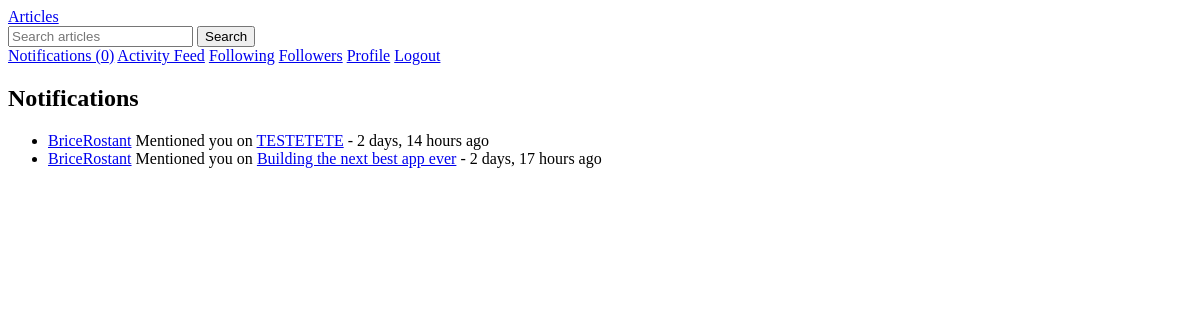
Before: /notifications/ (signed in) with the older database file.
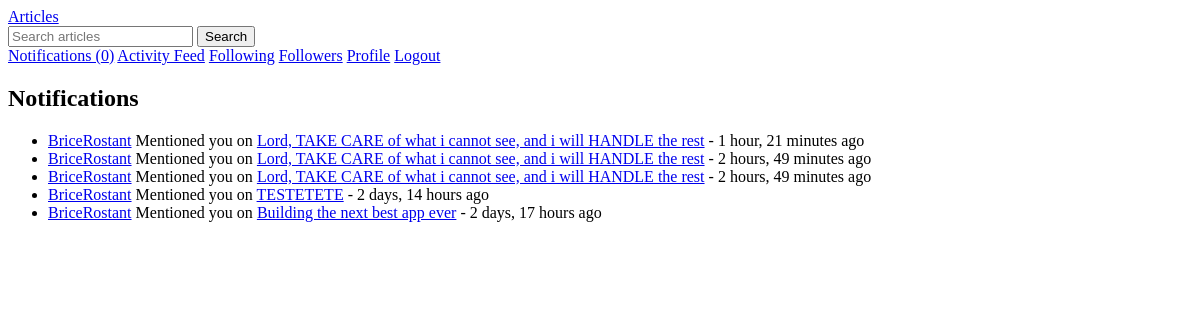
After: the same page with the newer database file.
### users/models.py (models this page shows, shortened)
class User(AbstractUser):
    bio = models.TextField(max_length=500, blank=True)
    profile_picture = models.ImageField(upload_to='profile_pics/', blank=True, null=True)
    date_joined = models.DateTimeField(auto_now_add=True)
    location = models.CharField(max_length=100, blank=True)
    website = models.URLField(max_length=200, blank=True)
    following = models.ManyToManyField('self', symmetrical=False, related_name='followers')
    blocked_users = models.ManyToManyField('self', symmetrical=False, related_name='blocked_by')
    is_verified = models.BooleanField(default=False)
    is_premium = models.BooleanField(default=False)
    is_manual_writer = models.BooleanField(default=False)
    def unread_notifications_count(self):
        return self.notifications.filter(is_read=False).count()

### notifications/models.py (models this page shows, shortened)
class Notification(models.Model):
    NOTIFICATION_TYPES = (
        ('follow', 'New Follower'),
        ('comment', 'Commented on'),
        ('comment_reaction', 'Reacted to your comment on'),
        ('reply', 'Replied to your comment on'),
        ('clap', ' Clapped on your post'),
        ('sad', 'Reacted Sad on your post'),
        ('laugh', 'Reacted Laugh on your post'),
        ('mention', 'Mentioned you on'),
    )
    recipient = models.ForeignKey(settings.AUTH_USER_MODEL, on_delete=models.CASCADE, related_name='notifications')
    sender = models.ForeignKey(settings.AUTH_USER_MODEL, on_delete=models.CASCADE, null=True, blank=True)
    notification_type = models.CharField(max_length=20, choices=NOTIFICATION_TYPES)
    article = models.ForeignKey('articles.Article', on_delete=models.CASCADE, null=True, blank=True)
    comment = models.ForeignKey('articles.Comment', on_delete=models.CASCADE, null=True, blank=True)
    text = models.CharField(max_length=255)
    is_read = models.BooleanField(default=False)
    created_at = models.DateTimeField(auto_now_add=True)
    class Meta:
        ordering = ['-created_at']

### articles/models.py (models this page shows, shortened)
class Article(models.Model):
    title = models.CharField(max_length=200)
    content = models.TextField()
    image = models.ImageField(upload_to='article_images/', validators=[validate_file_size], null=True, blank=True)
    author = models.ForeignKey(settings.AUTH_USER_MODEL, on_delete=models.CASCADE)
    created_at = models.DateTimeField(auto_now_add=True)
    updated_at = models.DateTimeField(auto_now=True)
    published_at = models.DateTimeField(null=True, blank=True)
    status = models.CharField(max_length=10, choices=[('draft', 'Draft'), ('published', 'Published')], default='draft')
    language = models.CharField(max_length=2, choices=[('EN', 'English'), ('FR', 'French')])
    tags = TaggableManager()
    bookmarks = models.ManyToManyField(settings.AUTH_USER_MODEL, related_name='bookmarked_articles', blank=True)

### notifications/views.py (the view)
# urls.py: path('', NotificationListView.as_view(), name='notification_list'),
class NotificationListView(LoginRequiredMixin, ListView):
    model = Notification
    template_name = 'notifications/notification_list.html'
    context_object_name = 'notifications'
    def get_queryset(self):
        return self.request.user.notifications.all()
    def get_context_data(self, **kwargs):
        context = super().get_context_data(**kwargs)
        unread = self.request.user.notifications.filter(is_read=False)
        unread.update(is_read=True)
        return context

### templates/notifications/notification_list.html
{% extends "base.html" %}
{% block content %}
<h2>Notifications</h2>
<ul>
{% for notification in notifications %}
    <li>
        {% if notification.sender %}
            <a href="{% url 'user_profile' notification.sender.username %}">{{ notification.sender.username }}</a>
        {% endif %}
        {{ notification.get_notification_type_display }}
        {% if notification.article %}
            <a href="{% url 'article_detail' notification.article.id %}">{{ notification.article.title }}</a>
        {% endif %}
        - {{ notification.created_at|timesince }} ago
    </li>
{% empty %}
    <li>No notifications yet.</li>
{% endfor %}
</ul>
{% endblock %}

### templates/base.html (shortened to what this page needs)
<!DOCTYPE html>
{% load static %}
<html>
<head>
</head>
<body>
    <header>
        <nav>
            {% if user.is_authenticated %}
            <a href="{% url 'article_list' %}">Articles</a>
                <form method="get" action="{% url 'search' %}">
                    <input type="text" name="q" placeholder="Search articles">
                    <button type="submit">Search</button>
                </form>
                <a href="{% url 'notification_list' %}">Notifications ({{ user.unread_notifications_count }})</a>
                <a href="{% url 'activity_feed' %}">Activity Feed</a>
                <a href="{% url 'following_list' %}">Following</a>
                <a href="{% url 'followers_list' %}">Followers</a>
                <a href="{% url 'user_profile' user.username %}">Profile</a>
                <a href="{% url 'account_logout' %}">Logout</a>
            {% else %}
                <a href="{% url 'welcome' %}">Home</a>
                <a href="{% url 'article_list' %}">Articles</a>
                <a href="{% url 'account_login' %}">Login</a>
                <a href="{% url 'account_signup' %}">Sign Up</a>
            {% endif %}
        </nav>
    </header>
    <main>
        {% block content %}
        {% endblock %}
    </main>
</body>
</html>

Changed rows visible on the page:
added Notification: sender.username "BriceRostant", notification_type "Mentioned you on", article "Lord, TAKE CARE of what i cannot see, and i will HANDLE the rest", created_at "1 hour, 21 minutes"
added Notification: sender.username "BriceRostant", notification_type "Mentioned you on", article "Lord, TAKE CARE of what i cannot see, and i will HANDLE the rest", created_at "2 hours, 49 minutes"
added Notification: sender.username "BriceRostant", notification_type "Mentioned you on", article "Lord, TAKE CARE of what i cannot see, and i will HANDLE the rest", created_at "2 hours, 49 minutes"
